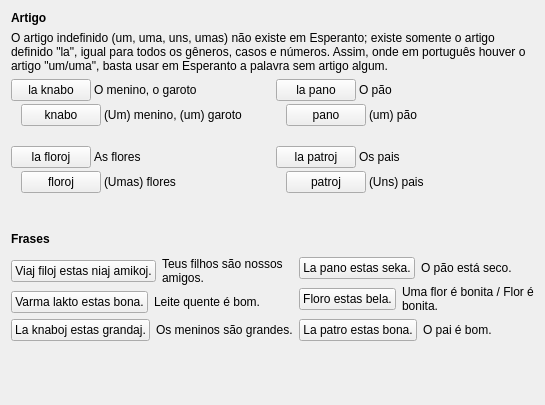
     <widget class="QWidget" name="tab_8">
      <attribute name="icon">
       <iconset resource="ikonoj.qrc">
        <normaloff>:/ikonoj/leciono.png</normaloff>:/ikonoj/leciono.png</iconset>
      </attribute>
      <attribute name="title">
       <string>8</string>
      </attribute>
      <layout class="QVBoxLayout" name="verticalLayout_123" stretch="0,1,0,2">
       <item>
        <layout class="QVBoxLayout" name="verticalLayout_122">
         <item>
          <widget class="titolo" name="Lec01_Label38">
           <property name="maximumSize">
            <size>
             <width>16777215</width>
             <height>30</height>
            </size>
           </property>
           <property name="font">
            <font>
             <weight>75</weight>
             <bold>true</bold>
            </font>
           </property>
           <property name="text">
            <string>Artigo</string>
           </property>
          </widget>
         </item>
         <item>
          <widget class="QLabel" name="Lec01_Label39">
           <property name="text">
            <string>O artigo indefinido (um, uma, uns, umas) não existe em Esperanto; existe somente o artigo definido &quot;la&quot;, igual para todos os gêneros, casos e números. Assim, onde em português houver o artigo &quot;um/uma&quot;, basta usar em Esperanto a palavra sem artigo algum.</string>
           </property>
           <property name="wordWrap">
            <bool>true</bool>
           </property>
          </widget>
         </item>
         <item>
          <layout class="QHBoxLayout" name="horizontalLayout_119">
           <item>
            <layout class="QVBoxLayout" name="verticalLayout_26">
             <property name="spacing">
              <number>20</number>
             </property>
             <item>
              <layout class="QVBoxLayout" name="verticalLayout_23">
               <property name="spacing">
                <number>3</number>
               </property>
               <item>
                <layout class="QHBoxLayout" name="horizontalLayout_111">
                 <item>
                  <widget class="klakbutono" name="Lec01_Button238">
                   <property name="sizePolicy">
                    <sizepolicy hsizetype="Maximum" vsizetype="Fixed">
                     <horstretch>0</horstretch>
                     <verstretch>0</verstretch>
                    </sizepolicy>
                   </property>
                   <property name="minimumSize">
                    <size>
                     <width>0</width>
                     <height>0</height>
                    </size>
                   </property>
                   <property name="maximumSize">
                    <size>
                     <width>16777215</width>
                     <height>16777215</height>
                    </size>
                   </property>
                   <property name="text">
                    <string>la knabo</string>
                   </property>
                  </widget>
                 </item>
                 <item>
                  <widget class="QLabel" name="Lec01_Label88">
                   <property name="text">
                    <string>O menino, o garoto</string>
                   </property>
                   <property name="wordWrap">
                    <bool>true</bool>
                   </property>
                  </widget>
                 </item>
                </layout>
               </item>
               <item>
                <layout class="QHBoxLayout" name="horizontalLayout_112">
                 <item>
                  <widget class="label_sago_reversa" name="label_106">
                   <property name="sizePolicy">
                    <sizepolicy hsizetype="Maximum" vsizetype="Preferred">
                     <horstretch>0</horstretch>
                     <verstretch>0</verstretch>
                    </sizepolicy>
                   </property>
                   <property name="minimumSize">
                    <size>
                     <width>0</width>
                     <height>0</height>
                    </size>
                   </property>
                   <property name="maximumSize">
                    <size>
                     <width>16777215</width>
                     <height>16777215</height>
                    </size>
                   </property>
                   <property name="text">
                    <string/>
                   </property>
                   <property name="pixmap">
                    <pixmap resource="ikonoj.qrc">:/ikonoj/sago_revena.png</pixmap>
                   </property>
                   <property name="alignment">
                    <set>Qt::AlignRight|Qt::AlignTrailing|Qt::AlignVCenter</set>
                   </property>
                  </widget>
                 </item>
                 <item>
                  <widget class="klakbutono" name="Lec01_Button299">
                   <property name="sizePolicy">
                    <sizepolicy hsizetype="Maximum" vsizetype="Fixed">
                     <horstretch>0</horstretch>
                     <verstretch>0</verstretch>
                    </sizepolicy>
                   </property>
                   <property name="minimumSize">
                    <size>
                     <width>0</width>
                     <height>0</height>
                    </size>
                   </property>
                   <property name="maximumSize">
                    <size>
                     <width>16777215</width>
                     <height>16777215</height>
                    </size>
                   </property>
                   <property name="text">
                    <string>knabo</string>
                   </property>
                  </widget>
                 </item>
                 <item>
                  <widget class="QLabel" name="Lec01_Label100">
                   <property name="text">
                    <string>(Um) menino, (um) garoto</string>
                   </property>
                   <property name="wordWrap">
                    <bool>true</bool>
                   </property>
                  </widget>
                 </item>
                </layout>
               </item>
              </layout>
             </item>
             <item>
              <layout class="QVBoxLayout" name="verticalLayout_24">
               <property name="spacing">
                <number>3</number>
               </property>
               <item>
                <layout class="QHBoxLayout" name="horizontalLayout_113">
                 <item>
                  <widget class="klakbutono" name="Lec01_Button240">
                   <property name="sizePolicy">
                    <sizepolicy hsizetype="Maximum" vsizetype="Fixed">
                     <horstretch>0</horstretch>
                     <verstretch>0</verstretch>
                    </sizepolicy>
                   </property>
                   <property name="minimumSize">
                    <size>
                     <width>0</width>
                     <height>0</height>
                    </size>
                   </property>
                   <property name="maximumSize">
                    <size>
                     <width>16777215</width>
                     <height>16777215</height>
                    </size>
                   </property>
                   <property name="text">
                    <string>la floroj</string>
                   </property>
                  </widget>
                 </item>
                 <item>
                  <widget class="QLabel" name="Lec01_Label89">
                   <property name="text">
                    <string>As flores</string>
                   </property>
                   <property name="wordWrap">
                    <bool>true</bool>
                   </property>
                  </widget>
                 </item>
                </layout>
               </item>
               <item>
                <layout class="QHBoxLayout" name="horizontalLayout_114">
                 <item>
                  <widget class="label_sago_reversa" name="label_107">
                   <property name="sizePolicy">
                    <sizepolicy hsizetype="Maximum" vsizetype="Preferred">
                     <horstretch>0</horstretch>
                     <verstretch>0</verstretch>
                    </sizepolicy>
                   </property>
                   <property name="minimumSize">
                    <size>
                     <width>0</width>
                     <height>0</height>
                    </size>
                   </property>
                   <property name="maximumSize">
                    <size>
                     <width>16777215</width>
                     <height>16777215</height>
                    </size>
                   </property>
                   <property name="text">
                    <string/>
                   </property>
                   <property name="pixmap">
                    <pixmap resource="ikonoj.qrc">:/ikonoj/sago_revena.png</pixmap>
                   </property>
                   <property name="alignment">
                    <set>Qt::AlignRight|Qt::AlignTrailing|Qt::AlignVCenter</set>
                   </property>
                  </widget>
                 </item>
                 <item>
                  <widget class="klakbutono" name="Lec01_Button301">
                   <property name="sizePolicy">
                    <sizepolicy hsizetype="Maximum" vsizetype="Fixed">
                     <horstretch>0</horstretch>
                     <verstretch>0</verstretch>
                    </sizepolicy>
                   </property>
                   <property name="minimumSize">
                    <size>
                     <width>0</width>
                     <height>0</height>
                    </size>
                   </property>
                   <property name="maximumSize">
                    <size>
                     <width>16777215</width>
                     <height>16777215</height>
                    </size>
                   </property>
                   <property name="text">
                    <string>floroj</string>
                   </property>
                  </widget>
                 </item>
                 <item>
                  <widget class="QLabel" name="Lec01_Label101">
                   <property name="text">
                    <string>(Umas) flores</string>
                   </property>
                   <property name="wordWrap">
                    <bool>true</bool>
                   </property>
                  </widget>
                 </item>
                </layout>
               </item>
              </layout>
             </item>
            </layout>
           </item>
           <item>
            <layout class="QVBoxLayout" name="verticalLayout_121">
             <property name="spacing">
              <number>20</number>
             </property>
             <item>
              <layout class="QVBoxLayout" name="verticalLayout_119">
               <property name="spacing">
                <number>3</number>
               </property>
               <item>
                <layout class="QHBoxLayout" name="horizontalLayout_115">
                 <item>
                  <widget class="klakbutono" name="Lec01_Button239">
                   <property name="sizePolicy">
                    <sizepolicy hsizetype="Maximum" vsizetype="Fixed">
                     <horstretch>0</horstretch>
                     <verstretch>0</verstretch>
                    </sizepolicy>
                   </property>
                   <property name="minimumSize">
                    <size>
                     <width>0</width>
                     <height>0</height>
                    </size>
                   </property>
                   <property name="maximumSize">
                    <size>
                     <width>16777215</width>
                     <height>16777215</height>
                    </size>
                   </property>
                   <property name="text">
                    <string>la pano</string>
                   </property>
                  </widget>
                 </item>
                 <item>
                  <widget class="QLabel" name="Lec01_Label90">
                   <property name="text">
                    <string>O pão</string>
                   </property>
                   <property name="wordWrap">
                    <bool>true</bool>
                   </property>
                  </widget>
                 </item>
                </layout>
               </item>
               <item>
                <layout class="QHBoxLayout" name="horizontalLayout_116">
                 <item>
                  <widget class="label_sago_reversa" name="label_112">
                   <property name="sizePolicy">
                    <sizepolicy hsizetype="Maximum" vsizetype="Preferred">
                     <horstretch>0</horstretch>
                     <verstretch>0</verstretch>
                    </sizepolicy>
                   </property>
                   <property name="minimumSize">
                    <size>
                     <width>0</width>
                     <height>0</height>
                    </size>
                   </property>
                   <property name="maximumSize">
                    <size>
                     <width>16777215</width>
                     <height>16777215</height>
                    </size>
                   </property>
                   <property name="text">
                    <string/>
                   </property>
                   <property name="pixmap">
                    <pixmap resource="ikonoj.qrc">:/ikonoj/sago_revena.png</pixmap>
                   </property>
                   <property name="alignment">
                    <set>Qt::AlignRight|Qt::AlignTrailing|Qt::AlignVCenter</set>
                   </property>
                  </widget>
                 </item>
                 <item>
                  <widget class="klakbutono" name="Lec01_Button300">
                   <property name="sizePolicy">
                    <sizepolicy hsizetype="Maximum" vsizetype="Fixed">
                     <horstretch>0</horstretch>
                     <verstretch>0</verstretch>
                    </sizepolicy>
                   </property>
                   <property name="minimumSize">
                    <size>
                     <width>0</width>
                     <height>0</height>
                    </size>
                   </property>
                   <property name="maximumSize">
                    <size>
                     <width>16777215</width>
                     <height>16777215</height>
                    </size>
                   </property>
                   <property name="text">
                    <string>pano</string>
                   </property>
                  </widget>
                 </item>
                 <item>
                  <widget class="QLabel" name="Lec01_Label102">
                   <property name="text">
                    <string>(um) pão</string>
                   </property>
                   <property name="wordWrap">
                    <bool>true</bool>
                   </property>
                  </widget>
                 </item>
                </layout>
               </item>
              </layout>
             </item>
             <item>
              <layout class="QVBoxLayout" name="verticalLayout_120">
               <property name="spacing">
                <number>3</number>
               </property>
               <item>
                <layout class="QHBoxLayout" name="horizontalLayout_117">
                 <item>
                  <widget class="klakbutono" name="Lec01_Button241">
                   <property name="sizePolicy">
                    <sizepolicy hsizetype="Maximum" vsizetype="Fixed">
                     <horstretch>0</horstretch>
                     <verstretch>0</verstretch>
                    </sizepolicy>
                   </property>
                   <property name="minimumSize">
                    <size>
                     <width>0</width>
                     <height>0</height>
                    </size>
                   </property>
                   <property name="maximumSize">
                    <size>
                     <width>16777215</width>
                     <height>16777215</height>
                    </size>
                   </property>
                   <property name="text">
                    <string>la patroj</string>
                   </property>
                  </widget>
                 </item>
                 <item>
                  <widget class="QLabel" name="Lec01_Label91">
                   <property name="text">
                    <string>Os pais</string>
                   </property>
                   <property name="wordWrap">
                    <bool>true</bool>
                   </property>
                  </widget>
                 </item>
                </layout>
               </item>
               <item>
                <layout class="QHBoxLayout" name="horizontalLayout_118">
                 <item>
                  <widget class="label_sago_reversa" name="label_113">
                   <property name="sizePolicy">
                    <sizepolicy hsizetype="Maximum" vsizetype="Preferred">
                     <horstretch>0</horstretch>
                     <verstretch>0</verstretch>
                    </sizepolicy>
                   </property>
                   <property name="minimumSize">
                    <size>
                     <width>0</width>
                     <height>0</height>
                    </size>
                   </property>
                   <property name="maximumSize">
                    <size>
                     <width>16777215</width>
                     <height>16777215</height>
                    </size>
                   </property>
                   <property name="text">
                    <string/>
                   </property>
                   <property name="pixmap">
                    <pixmap resource="ikonoj.qrc">:/ikonoj/sago_revena.png</pixmap>
                   </property>
                   <property name="alignment">
                    <set>Qt::AlignRight|Qt::AlignTrailing|Qt::AlignVCenter</set>
                   </property>
                  </widget>
                 </item>
                 <item>
                  <widget class="klakbutono" name="Lec01_Button402">
                   <property name="sizePolicy">
                    <sizepolicy hsizetype="Maximum" vsizetype="Fixed">
                     <horstretch>0</horstretch>
                     <verstretch>0</verstretch>
                    </sizepolicy>
                   </property>
                   <property name="minimumSize">
                    <size>
                     <width>0</width>
                     <height>0</height>
                    </size>
                   </property>
                   <property name="maximumSize">
                    <size>
                     <width>16777215</width>
                     <height>16777215</height>
                    </size>
                   </property>
                   <property name="text">
                    <string>patroj</string>
                   </property>
                  </widget>
                 </item>
                 <item>
                  <widget class="QLabel" name="Lec01_Label103">
                   <property name="text">
                    <string>(Uns) pais</string>
                   </property>
                   <property name="wordWrap">
                    <bool>true</bool>
                   </property>
                  </widget>
                 </item>
                </layout>
               </item>
              </layout>
             </item>
            </layout>
           </item>
          </layout>
         </item>
        </layout>
       </item>
       <item>
        <spacer name="verticalSpacer_10">
         <property name="orientation">
          <enum>Qt::Vertical</enum>
         </property>
         <property name="sizeHint" stdset="0">
          <size>
           <width>20</width>
           <height>40</height>
          </size>
         </property>
        </spacer>
       </item>
       <item>
        <layout class="QVBoxLayout" name="verticalLayout_118">
         <item>
          <widget class="titolo" name="Lec01_Label43">
           <property name="minimumSize">
            <size>
             <width>0</width>
             <height>25</height>
            </size>
           </property>
           <property name="maximumSize">
            <size>
             <width>16777215</width>
             <height>30</height>
            </size>
           </property>
           <property name="font">
            <font>
             <weight>75</weight>
             <bold>true</bold>
            </font>
           </property>
           <property name="text">
            <string>Frases</string>
           </property>
           <property name="alignment">
            <set>Qt::AlignLeading|Qt::AlignLeft|Qt::AlignVCenter</set>
           </property>
          </widget>
         </item>
         <item>
          <layout class="QHBoxLayout" name="horizontalLayout_283">
           <item>
            <layout class="QVBoxLayout" name="verticalLayout_25">
             <item>
              <layout class="QHBoxLayout" name="horizontalLayout_120">
               <item>
                <widget class="klakbutono" name="Lec01_Button246">
                 <property name="sizePolicy">
                  <sizepolicy hsizetype="Maximum" vsizetype="Fixed">
                   <horstretch>0</horstretch>
                   <verstretch>0</verstretch>
                  </sizepolicy>
                 </property>
                 <property name="minimumSize">
                  <size>
                   <width>0</width>
                   <height>0</height>
                  </size>
                 </property>
                 <property name="maximumSize">
                  <size>
                   <width>16777215</width>
                   <height>16777215</height>
                  </size>
                 </property>
                 <property name="text">
                  <string>Viaj filoj estas niaj amikoj.</string>
                 </property>
                </widget>
               </item>
               <item>
                <widget class="QLabel" name="Lec01_Label104">
                 <property name="text">
                  <string>Teus filhos são nossos amigos.</string>
                 </property>
                 <property name="wordWrap">
                  <bool>true</bool>
                 </property>
                </widget>
               </item>
              </layout>
             </item>
             <item>
              <layout class="QHBoxLayout" name="horizontalLayout_121">
               <item>
                <widget class="klakbutono" name="Lec01_Button247">
                 <property name="sizePolicy">
                  <sizepolicy hsizetype="Maximum" vsizetype="Fixed">
                   <horstretch>0</horstretch>
                   <verstretch>0</verstretch>
                  </sizepolicy>
                 </property>
                 <property name="minimumSize">
                  <size>
                   <width>0</width>
                   <height>0</height>
                  </size>
                 </property>
                 <property name="maximumSize">
                  <size>
                   <width>16777215</width>
                   <height>16777215</height>
                  </size>
                 </property>
                 <property name="text">
                  <string>Varma lakto estas bona.</string>
                 </property>
                </widget>
               </item>
               <item>
                <widget class="QLabel" name="Lec01_Label105">
                 <property name="text">
                  <string>Leite quente é bom.</string>
                 </property>
                 <property name="wordWrap">
                  <bool>true</bool>
                 </property>
                </widget>
               </item>
              </layout>
             </item>
             <item>
              <layout class="QHBoxLayout" name="horizontalLayout_122">
               <item>
                <widget class="klakbutono" name="Lec01_Button248">
                 <property name="sizePolicy">
                  <sizepolicy hsizetype="Maximum" vsizetype="Fixed">
                   <horstretch>0</horstretch>
                   <verstretch>0</verstretch>
                  </sizepolicy>
                 </property>
                 <property name="minimumSize">
                  <size>
                   <width>0</width>
                   <height>0</height>
                  </size>
                 </property>
                 <property name="maximumSize">
                  <size>
                   <width>16777215</width>
                   <height>16777215</height>
                  </size>
                 </property>
                 <property name="text">
                  <string>La knaboj estas grandaj.</string>
                 </property>
                </widget>
               </item>
               <item>
                <widget class="QLabel" name="Lec01_Label106">
                 <property name="text">
                  <string>Os meninos são grandes.</string>
                 </property>
                 <property name="wordWrap">
                  <bool>true</bool>
                 </property>
                </widget>
               </item>
              </layout>
             </item>
            </layout>
           </item>
           <item>
            <layout class="QVBoxLayout" name="verticalLayout_43">
             <item>
              <layout class="QHBoxLayout" name="horizontalLayout_123">
               <item>
                <widget class="klakbutono" name="Lec01_Button249">
                 <property name="sizePolicy">
                  <sizepolicy hsizetype="Maximum" vsizetype="Fixed">
                   <horstretch>0</horstretch>
                   <verstretch>0</verstretch>
                  </sizepolicy>
                 </property>
                 <property name="minimumSize">
                  <size>
                   <width>0</width>
                   <height>0</height>
                  </size>
                 </property>
                 <property name="maximumSize">
                  <size>
                   <width>16777215</width>
                   <height>16777215</height>
                  </size>
                 </property>
                 <property name="text">
                  <string>La pano estas seka.</string>
                 </property>
                </widget>
               </item>
               <item>
                <widget class="QLabel" name="Lec01_Label107">
                 <property name="text">
                  <string>O pão está seco.</string>
                 </property>
                 <property name="wordWrap">
                  <bool>true</bool>
                 </property>
                </widget>
               </item>
              </layout>
             </item>
             <item>
              <layout class="QHBoxLayout" name="horizontalLayout_124">
               <item>
                <widget class="klakbutono" name="Lec01_Button250">
                 <property name="sizePolicy">
                  <sizepolicy hsizetype="Maximum" vsizetype="Fixed">
                   <horstretch>0</horstretch>
                   <verstretch>0</verstretch>
                  </sizepolicy>
                 </property>
                 <property name="minimumSize">
                  <size>
                   <width>0</width>
                   <height>0</height>
                  </size>
                 </property>
                 <property name="maximumSize">
                  <size>
                   <width>16777215</width>
                   <height>16777215</height>
                  </size>
                 </property>
                 <property name="text">
                  <string>Floro estas bela.</string>
                 </property>
                </widget>
               </item>
               <item>
                <widget class="QLabel" name="Lec01_Label108">
                 <property name="text">
                  <string>Uma flor é bonita / Flor é bonita.</string>
                 </property>
                 <property name="wordWrap">
                  <bool>true</bool>
                 </property>
                </widget>
               </item>
              </layout>
             </item>
             <item>
              <layout class="QHBoxLayout" name="horizontalLayout_125">
               <item>
                <widget class="klakbutono" name="Lec01_Button251">
                 <property name="sizePolicy">
                  <sizepolicy hsizetype="Maximum" vsizetype="Fixed">
                   <horstretch>0</horstretch>
                   <verstretch>0</verstretch>
                  </sizepolicy>
                 </property>
                 <property name="minimumSize">
                  <size>
                   <width>0</width>
                   <height>0</height>
                  </size>
                 </property>
                 <property name="maximumSize">
                  <size>
                   <width>16777215</width>
                   <height>16777215</height>
                  </size>
                 </property>
                 <property name="text">
                  <string>La patro estas bona.</string>
                 </property>
                </widget>
               </item>
               <item>
                <widget class="QLabel" name="Lec01_Label109">
                 <property name="text">
                  <string>O pai é bom.</string>
                 </property>
                 <property name="wordWrap">
                  <bool>true</bool>
                 </property>
                </widget>
               </item>
              </layout>
             </item>
            </layout>
           </item>
          </layout>
         </item>
        </layout>
       </item>
       <item>
        <spacer name="verticalSpacer_11">
         <property name="orientation">
          <enum>Qt::Vertical</enum>
         </property>
         <property name="sizeHint" stdset="0">
          <size>
           <width>20</width>
           <height>40</height>
          </size>
         </property>
        </spacer>
       </item>
      </layout>
     </widget>
